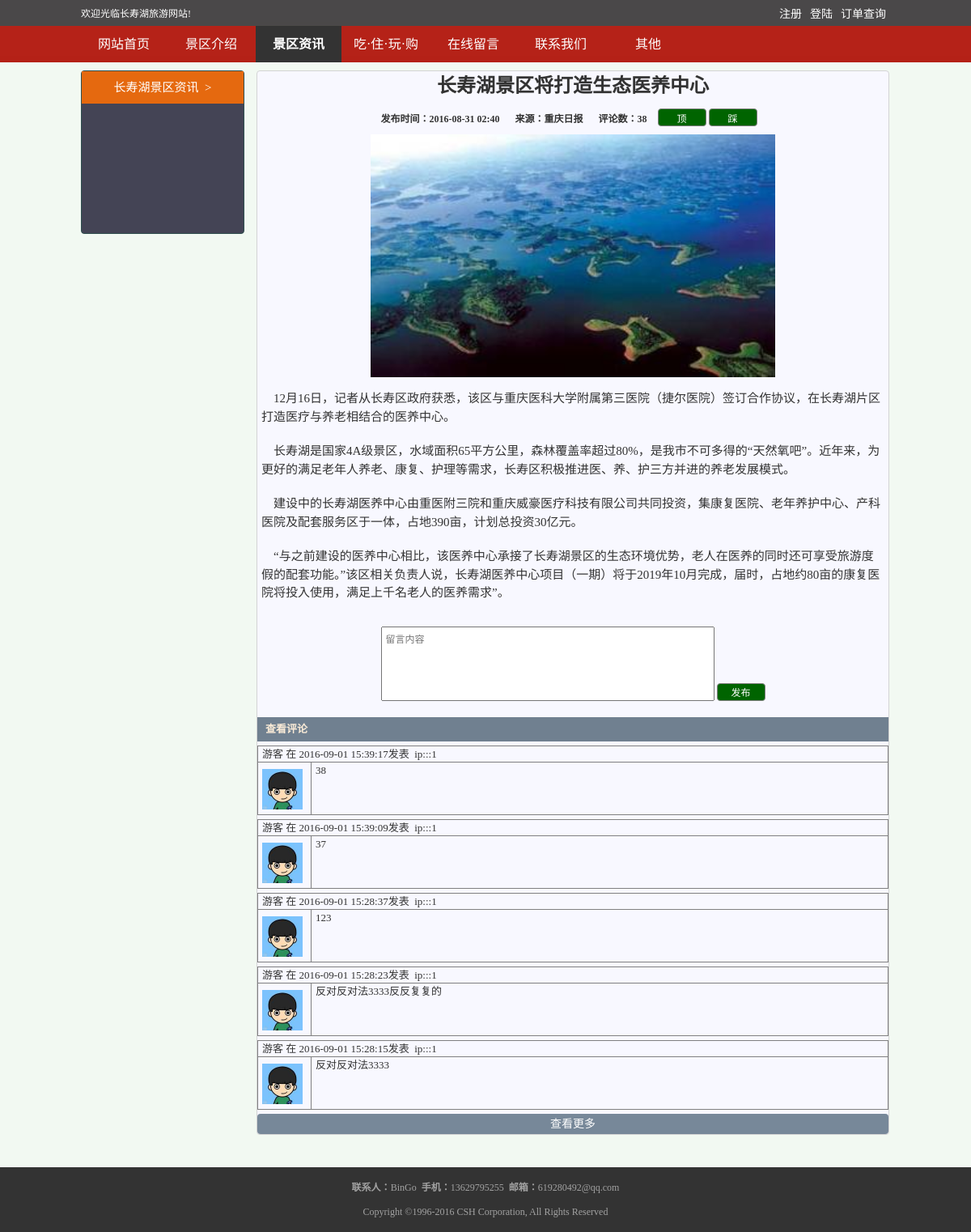
/jqzx/detail.php?id=31, run on the app's committed database.
### tables this page shows
CREATE TABLE `news` (
  `id` int(10) unsigned NOT NULL AUTO_INCREMENT,
  `title` varchar(30) NOT NULL COMMENT '标题',
  `source` varchar(20) NOT NULL COMMENT '来源',
  `pubtime` int(11) NOT NULL COMMENT '发布时间',
  `content` text NOT NULL COMMENT '正文内容',
  `image` varchar(100) NOT NULL COMMENT '图片',
  `operator` varchar(20) NOT NULL COMMENT '发布人',
  `like` int(11) NOT NULL DEFAULT '0' COMMENT '点赞数',
  `unlike` int(11) NOT NULL DEFAULT '0' COMMENT '点踩数',
  PRIMARY KEY (`id`)
);

CREATE TABLE `news_comment` (
  `id` int(10) unsigned NOT NULL AUTO_INCREMENT,
  `pid` int(11) NOT NULL COMMENT '新闻id',
  `username` varchar(20) NOT NULL COMMENT '用户名',
  `time` int(11) NOT NULL COMMENT '评论时间',
  `ip` varchar(40) NOT NULL COMMENT '评论者ip',
  `content` varchar(200) NOT NULL COMMENT '评论内容',
  `photo` varchar(40) NOT NULL COMMENT '留言用户头像',
  PRIMARY KEY (`id`)
);

### public/class/db.class.php (called while the page is built, shortened)
<?php
class DB {
    public static $dbtype = 'mysql';
    public static $dbhost = '';
    public static $dbport = '';
    public static $dbname = '';
    public static $dbuser = '';
    public static $dbpass = '';
    public static $charset = '';
    public static $stmt = null;
    public static $DB = null;
    public static $connect = true;
    public function __construct() {
        self::$dbtype = 'mysql';
        self::$dbhost = 'localhost';
        self::$dbport = '3306';
        self::$dbname = 'csh';
        self::$dbuser = 'root';
        self::$dbpass = '';
        self::$connect = true;
        self::$charset = 'UTF8';
        self::$DB -> setAttribute ( PDO::MYSQL_ATTR_USE_BUFFERED_QUERY, true );
        self::$DB -> setAttribute ( PDO::ATTR_EMULATE_PREPARES, true );
        self::$DB -> exec( 'SET NAMES ' . self::$charset );
    }
    private function connect() {
        try {
            self::$DB = new PDO ( self::$dbtype . ':host=' . self::$dbhost . ';port=' . self::$dbport . ';dbname=' .
                self::$dbname, self::$dbuser, self::$dbpass, array (PDO::ATTR_PERSISTENT => self::$connect ) );
        } catch ( PDOException $e ) {
            die ( "Connect Error Infomation:" . $e->getMessage () );
        }
    }
    private function _fetch($sql, $type) {
        $result = array ();
        self::$stmt = self::$DB->query ( $sql );
        self::$stmt->setFetchMode ( PDO::FETCH_ASSOC );
        switch ($type) {
            case '0' :
                $result = self::$stmt->fetch ();
                break;
            case '1' :
                $result = self::$stmt->fetchAll ();
                break;
        }
        self::$stmt = null;
        return $result;
    }
    public function getOne($table, $field = '*', $where = false) {
        $sql = "SELECT {$field} FROM `{$table}`";
        $sql .= ($where) ? " WHERE $where" : '';
        return self::_fetch ( $sql, $type = '0' );
    }
    public function getAll($table, $field = '*', $where = false, $orderby = false, $limit = false) {
        $sql = "SELECT {$field} FROM `{$table}`";
        $sql .= ($where) ? " WHERE $where" : '';
        $sql .= ($orderby) ? " ORDER BY $orderby" : '';
        $sql .= ($limit) ? " LIMIT $limit" : '';
        return self::_fetch ( $sql, $type = '1' );
    }
    public function execSql($sql){
        $sql = ltrim($sql);
        if(strpos(strtolower($sql),'select') !== false){
            $stmt = self::$DB -> query($sql);
            $res = $stmt -> fetchAll(PDO::FETCH_ASSOC);
            return $res;
        }else{
            return self::$DB -> exec($sql);
        }
    }
}

### jqzx/detail.php (the view, shortened to what this page needs)
<?php
include "../public/class/db.class.php";
$db = new DB();
$id = $_GET['id'];
$data = $db->getOne('news',"*","id=$id");
$cnum = 5;
$ncdata = $db->getAll("news_comment","*","pid=$id","id desc","0,$cnum");
$nccount = $db->execSql("select count(*) as total from news_comment where pid=$id");
$nccount = $nccount[0]['total'];
$src= str_replace("jqzx","admin",dirname($_SERVER['SCRIPT_NAME']));
$nsrc= str_replace("\\","/",$src)."/Public/Uploads/newspic/";
$usrc= "../public/upload/user_pic/";
?>
<!DOCTYPE html>
<html lang="en">
<head>
    <link href="../public/css/style.css" type="text/css" rel="stylesheet"/>
    <link href="../public/css/dropmenu.css" rel="stylesheet" type="text/css"/>
</head>
<body>
<?php include "../public/common/header.php";?>
<div id="jqzx_container">
    <div id="jqzx_left">
        <div>长寿湖景区资讯&nbsp;&nbsp;></div>
    </div>
    <div id="jqzx_right">
       <div class="news_detail">
           <h1><?php echo $data['title'];?></h1>
           <h4>
               <span>发布时间：<?php echo date("Y-m-d H:i",$data['pubtime']);?></span>&nbsp;&nbsp;
               <span>来源：<?php echo $data['source'];?></span>&nbsp;&nbsp;
               <span class="total_cnum">评论数：<?php echo $nccount;?></span>
               <span>
                   <button id="like">顶</button>
                   <button id="unlike">踩</button>
               </span>
           </h4>
           <div class="wenzi">
               <?php if($data['image']){?>
               <img src="<?php echo $nsrc.$data['image'];?>" style="width:500px;height:300px;"/>
               <?php }?>
               <?php echo $data['content'];?>
           </div>
           <div class="comment">
               <textarea placeholder="留言内容"></textarea>
               <button class="csave button" >发布</button><br/>
           </div>
           <div class="commentshow">
               <div class="ctop">查看评论</div>
               <?php foreach($ncdata as $k=>$v){?>
               <table width="100%" border="1" style="margin:5px auto;">
                   <tr heigh="25">
                       <td colspan="4" align="left" >
                           <?php echo $v['username'];?> 在 <?php echo date('Y-m-d H:i:s',$v['time']);?>发表&nbsp;&nbsp;ip:<?php echo $v['ip'];?>
                       </td>
                   </tr>
                   <tr>
                       <td width="60" align="left" valign="top">
                           <img style="height:50px;width:50px;margin-top: 8px;" src="<?php echo $usrc.$v['photo'];?>"/>
                       </td>
                       <td align="left" valign="top">
                           <?php echo $v['content'];?>
                       </td>
                   </tr>
               </table>
              <?php }?>
               <?php if($nccount>5){?>
               <a href="javascript:void(0)" class="more">查看更多</a>
               <?php }elseif($nccount==0){?>
               <span class="nocomments">暂无评论！</span>
               <?php }?>
           </div>
       </div>
    </div>
</div>
<?php include "../public/common/footer.php";?>
</body>
</html>

### public/common/header.php (shortened to what this page needs)
<?php
$url = dirname($_SERVER['PHP_SELF']);
?>
<div class="top_box">
    <div class="top_box_inner">
        <div class="topcontent">
            <span class="top-l">欢迎光临长寿湖旅游网站!</span>
                <span class="top-r">
                    <a href="/1_csh/userinfo/user_order.php">订单查询</a>
                    <?php if(isset($_SESSION['username'])){?>
                    <a href="javascript:void(0)" id="login_out" onclick="logout();">注销</a>
                    <a href="/1_csh/userinfo/" class="userdetail" title="点击查看用户资料">[root]</a>
                    <?php }else{?>
                    <a href="/1_csh/login/">登陆</a>
                    <a href="/1_csh/register/">注册</a>
                    <?php }?>
                </span>
        </div>
        <div class="menu_box" id="Menu">
            <ul>
                <li class="menu_style <?php if($url=="/1_csh")echo "menu_current";?>" id="MenuItem61" name="MenuItem"><a href="http://localhost/1_csh/index1.php" class="menu">网站首页</a></li>
                <li class="menu_style <?php if($url=="/1_csh/jqjs")echo "menu_current";?>" id="MenuItem62" name="MenuItem"><a href="http://localhost/1_csh/jqjs/" class="menu">景区介绍</a></li>
                <li class="menu_style <?php if($url=="/1_csh/jqzx")echo "menu_current";?>" id="MenuItem63" name="MenuItem"><a href="http://localhost/1_csh/jqzx/" class="menu">景区资讯</a></li>
                <li class="menu_style <?php if($url=="/1_csh/czwg")echo "menu_current";?>" id="MenuItem64" name="MenuItem"><a href="javascript:void(0)" class="menu">吃·住·玩·购</a>
                </li>
                <li class="menu_style <?php if($url=="/1_csh/zxly")echo "menu_current";?>" id="MenuItem65" name="MenuItem"><a href="http://localhost/1_csh/zxly/" class="menu">在线留言</a></li>
                <li class="menu_style <?php if($url=="/1_csh/lxwm")echo "menu_current";?>" id="MenuItem66" name="MenuItem"><a href="http://localhost/1_csh/lxwm/" class="menu">联系我们</a></li>
                <li class="menu_style <?php if($url=="/1_csh/other")echo "menu_current";?>" id="MenuItem66" name="MenuItem"><a href="http://localhost/1_csh/other/" class="menu">其他</a></li>
            </ul>
        </div>
    </div>
</div>

### public/common/footer.php
<div class="bottom_box">
    <div class="bottom_info">
        <b>联系人：</b>BinGo&nbsp;
        <b>手机：</b>13629795255&nbsp;
        <b>邮箱：</b>619280492@qq.com<br/>
        Copyright ©1996-2016 CSH Corporation, All Rights Reserved
    </div>
</div>

### public/css/style.css (style rules this page uses)
body,div,dl,dt,dd,ul,ol,li,h1,h2,h3,h4,h5,h6,pre,code,form,fieldset,legend,input,textarea,th,td,p,blockquote,hr,button,article,aside,details,figcaption,figure,footer,header,hgroup,menu,nav,section { margin:0px;padding:0px; }
body { word-wrap:break-word;text-align:center;font:12px/1.5 Tahoma;color:#333333;background:#f2f9f2; }
input,select,textarea,button { font-size:100%; }
table { border-collapse:collapse;border-spacing:0; }
img { border:0; }
li { list-style:none;*margin-left:-1px }
a { text-decoration:none; }
.top_box { clear:both;border:0 solid #cccccc;background:url(images/top-bg1.png) repeat-x top;height:77px; }
.top_box_inner { width:1000px;margin:0px auto;position:relative; }
.top_box .topcontent { clear:both;height:35px;width:100%;position:absolute;top:0px;left:0px; }
.top-l { float:left;width:50%;line-height:35px;text-align:left;color:white; }
.top-r { float:right;width:50%;height:35px;text-align:right; }
.top-r a { float:right;color:white;padding:0px 5px 0px 5px;line-height:35px;font-size:14px; }
.menu_box { text-align:left;height:45px; }
.menu_style { float:left;width:106px;text-align:center; }
a.menu { display:block;color:white;text-decoration:none;font-weight:normal;font-size:16px;line-height:45px; }
.menu_current a.menu { font-weight:bold;background:#333; }
.bottom_box { clear:both;text-align:center;height:70px;padding:10px 0 0 0;line-height:30px;color:#a2a2a2;background:#333;margin-top:10px; }
.more { display:block; background:url(../images/more.jpg) no-repeat left center; width:140px;height:37px;line-height:37px;margin-top:10px; color:white; font-size:14px; text-align:center; margin:0 auto; }
#jqzx_container { width:1000px; min-height:600px; margin: 10px auto; }
#jqzx_left { float:left; width:200px; height:200px; background: #445; border:1px solid darkslategray; border-radius:4px; }
#jqzx_left div { color:white; height:40px; background: #e5690f; font-size:15px; line-height:40px; }
#jqzx_right { float:left; margin-left:15px; }
#jqzx_container [class^=news] { width:750px; }

### jqzx/detail.php (style rules this page uses)
#jqzx_right .news_detail { width:780px; min-height:500px; border:1px solid lightgrey; border-radius:4px; background: ghostwhite; margin-bottom:40px; }
.news_detail h4 { margin-top:10px; }
.news_detail h4 span { margin-right:10px; }
.news_detail span button,.button { height:22px; width:60px; border:1px solid gray; border-radius:4px; cursor:pointer; background: darkgreen; color:white; }
.wenzi { width:100%; margin-top:10px; }
.wenzi p { font-size:15px; text-align:left; padding: 10px 5px; }
.comment textarea { height:80px; width:400px; resize: none; padding:5px; margin-top:20px; vertical-align:bottom; }
.ctop { margin-top:20px; height:30px; background: slategrey; line-height:30px; text-align:left; padding-left:10px; font-weight:bold; color:antiquewhite; }
.commentshow { font-size:13px; }
.commentshow td { padding-left:5px; }
.more { display: block; height:25px; width:100%; text-decoration: none; background: lightslategrey; color:white; line-height:25px; border-radius:4px; }

### data on the page
news: title "长寿湖景区将打造生态医养中心", pubtime "2016-08-31 02:40", source "重庆日报", image (picture), content "12月16日，记者从长寿区政府获悉，该区与重庆医科大学附属第三医院（捷尔医院）签订合作协议，在长寿湖片区打造医疗与养老相结合的医养中心。 长寿湖是国家4A级景区，水域面积65平方公里，森林覆盖率超过80%，是我市不可多得的“天然氧吧”。近年来，为更好的满足老年人养老、康复、护理等需求，长寿区积极推进医、养、护三方并进的养老发展模式。 建设中的长寿湖医养中心由重医附三院和重庆威豪医疗科技有限公司共同投资，集康复医院、老年养护中心、产科医院及配套服务区于一体，占地390亩，计划总投资30亿元。 “与之前建设的医养中心相比，该医养中心承接了长寿湖景区的生态环境优势，老人在医养的同时还可享受旅游度假的配套功能。”该区相关负责人说，长寿湖医养中心项目（一期）将于2019年10月完成，届时，占地约80亩的康复医院将投入使用，满足上千名老人的医养需求”。"
news_comment: username "游客", time "2016-09-01 15:39:17", ip "::1", photo (placeholder picture), content "38"
news_comment: username "游客", time "2016-09-01 15:39:09", ip "::1", photo (placeholder picture), content "37"
news_comment: username "游客", time "2016-09-01 15:28:37", ip "::1", photo (placeholder picture), content "123"
news_comment: username "游客", time "2016-09-01 15:28:23", ip "::1", photo (placeholder picture), content "反对反对法3333反反复复的"
news_comment: username "游客", time "2016-09-01 15:28:15", ip "::1", photo (placeholder picture), content "反对反对法3333"

### other printed values
$nccount "38"
